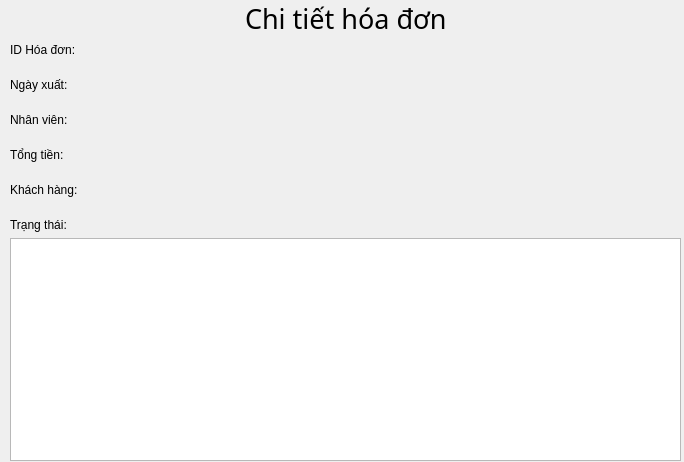
<?xml version="1.0" encoding="UTF-8"?>
<ui version="4.0">
 <class>Dialog</class>
 <widget class="QDialog" name="Dialog">
  <property name="geometry">
   <rect>
    <x>0</x>
    <y>0</y>
    <width>684</width>
    <height>462</height>
   </rect>
  </property>
  <property name="windowTitle">
   <string>Dialog</string>
  </property>
  <widget class="QWidget" name="">
   <property name="geometry">
    <rect>
     <x>10</x>
     <y>0</y>
     <width>671</width>
     <height>461</height>
    </rect>
   </property>
   <layout class="QGridLayout" name="gridLayout">
    <item row="0" column="0">
     <layout class="QHBoxLayout" name="horizontalLayout">
      <item>
       <spacer name="horizontalSpacer_4">
        <property name="orientation">
         <enum>Qt::Horizontal</enum>
        </property>
        <property name="sizeHint" stdset="0">
         <size>
          <width>40</width>
          <height>20</height>
         </size>
        </property>
       </spacer>
      </item>
      <item>
       <widget class="QLabel" name="label">
        <property name="font">
         <font>
          <family>Bahnschrift</family>
          <pointsize>20</pointsize>
         </font>
        </property>
        <property name="text">
         <string>Chi tiết hóa đơn</string>
        </property>
       </widget>
      </item>
      <item>
       <spacer name="horizontalSpacer_5">
        <property name="orientation">
         <enum>Qt::Horizontal</enum>
        </property>
        <property name="sizeHint" stdset="0">
         <size>
          <width>40</width>
          <height>20</height>
         </size>
        </property>
       </spacer>
      </item>
     </layout>
    </item>
    <item row="1" column="0">
     <layout class="QVBoxLayout" name="verticalLayout">
      <property name="spacing">
       <number>21</number>
      </property>
      <item>
       <widget class="QLabel" name="label_2">
        <property name="text">
         <string>ID Hóa đơn:</string>
        </property>
       </widget>
      </item>
      <item>
       <widget class="QLabel" name="label_5">
        <property name="text">
         <string>Ngày xuất:</string>
        </property>
       </widget>
      </item>
      <item>
       <widget class="QLabel" name="label_3">
        <property name="text">
         <string>Nhân viên:</string>
        </property>
       </widget>
      </item>
      <item>
       <widget class="QLabel" name="label_6">
        <property name="text">
         <string>Tổng tiền:</string>
        </property>
       </widget>
      </item>
      <item>
       <widget class="QLabel" name="label_4">
        <property name="text">
         <string>Khách hàng:</string>
        </property>
       </widget>
      </item>
      <item>
       <widget class="QLabel" name="label_7">
        <property name="text">
         <string>Trạng thái:</string>
        </property>
       </widget>
      </item>
     </layout>
    </item>
    <item row="2" column="0">
     <widget class="QTableView" name="tableView"/>
    </item>
   </layout>
  </widget>
 </widget>
 <resources/>
 <connections/>
</ui>
